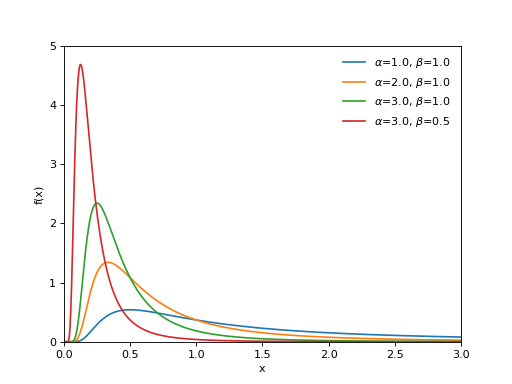

Here is the Python script that generated this plot:
import matplotlib.pyplot as plt
import numpy as np
import scipy.stats as st
x = np.linspace(0.0, 3.0, 1000)
fig, ax = plt.subplots()
f = lambda alpha, beta : st.invgamma.pdf(x, alpha, scale=beta)
plot_pdf = lambda alpha, beta : ax.plot(x, f(alpha, beta), label=r'$\alpha$={0}, $\beta$={1}'.format(alpha, beta))
plot_pdf(1.0,1.0)
plot_pdf(2.0,1.0)
plot_pdf(3.0,1.0)
plot_pdf(3.0,0.5)
plt.legend(loc='upper right', frameon=False)
ax.set(xlim=[0,3], ylim=[0,5], xlabel='x', ylabel='f(x)')
plt.show()
